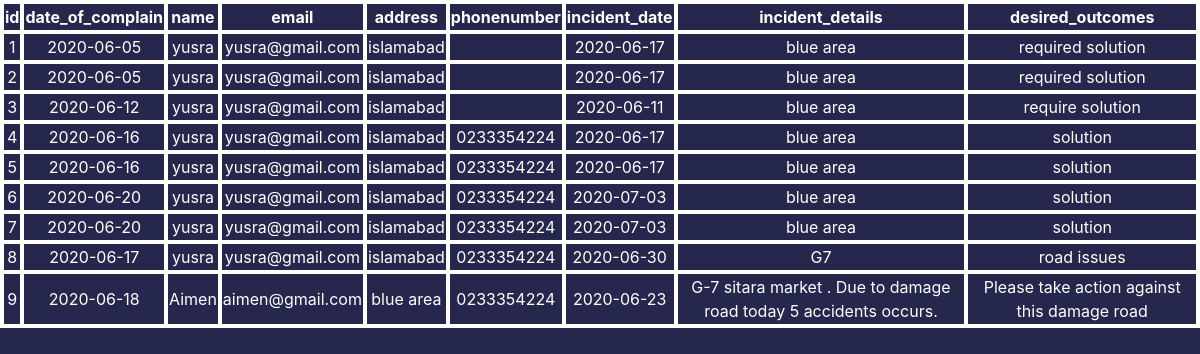
Screenshot of /admin/admin_page1/all_record.php with the database file from the repository.
### tables this page shows
CREATE TABLE `complain_form` (
  `id` int(100) NOT NULL,
  `date_of_complain` varchar(200) NOT NULL,
  `name` varchar(250) NOT NULL,
  `email` varchar(250) NOT NULL,
  `address` varchar(250) NOT NULL,
  `phonenumber` varchar(250) NOT NULL,
  `incident_date` varchar(250) NOT NULL,
  `incident_details` varchar(500) NOT NULL,
  `desired_outcomes` varchar(500) NOT NULL,
  `imageUpload` longtext NOT NULL
);

### admin/admin_page1/all_record.php (the view, shortened to what this page needs)
<!DOCTYPE html>
<html lang="en">
<head>
<link rel="stylesheet" href="https://cdnjs.cloudflare.com/ajax/libs/twitter-bootstrap/4.4.1/css/bootstrap.min.css">
<link rel="stylesheet" href="https://cdnjs.cloudflare.com/ajax/libs/font-awesome/5.11.2/css/all.min.css">
<link rel="stylesheet" href="style.css">
</head>
<body>
<table id="tblData">
<?php
$link = mysqli_connect("localhost", "root", "", "wafa_portal");
$sql = "SELECT * FROM complain_form";
if($result = mysqli_query($link, $sql)){
    if(mysqli_num_rows($result) > 0){
            echo "<tr>";
                echo "<th>id</th>";
                echo "<th>date_of_complain</th>";
                echo "<th>name</th>";
                echo "<th>email</th>";
                echo "<th>address</th>";
                echo "<th>phonenumber</th>";
                echo "<th>incident_date</th>";
                echo "<th>incident_details</th>";
                echo "<th>desired_outcomes</th>";
            echo "</tr>";
        while($row = mysqli_fetch_array($result)){
            echo "<tr>";
                echo "<td>" . $row['id'] . "</td>";
                echo "<td>" . $row['date_of_complain'] . "</td>";
                echo "<td>" . $row['name'] . "</td>";
                echo "<td>" . $row['email'] . "</td>";
                echo "<td>" . $row['address'] . "</td>";
                echo "<td>" . $row['phonenumber'] . "</td>";
                echo "<td>" . $row['incident_date'] . "</td>";
                echo "<td>" . $row['incident_details'] . "</td>";
                echo "<td>" . $row['desired_outcomes'] . "</td>";
            echo "</tr>";
        }
    } else{
        echo "No records matching your query were found.";
    }
} else{
    echo "ERROR: Could not able to execute $sql. " . mysqli_error($link);
}
?>
</table>
</body>
</html>

### admin/admin_page1/all_record.php (style rules this page uses)
body { background-color: #25274d; }
table th,td { border: 4px solid white; color: white; text-align: center; }

### rows the page displays
complain_form: id "1", date_of_complain "2020-06-05", name "yusra", email "yusra@gmail.com", address "islamabad", incident_date "2020-06-17", incident_details "blue area", desired_outcomes "required solution"
complain_form: id "2", date_of_complain "2020-06-05", name "yusra", email "yusra@gmail.com", address "islamabad", incident_date "2020-06-17", incident_details "blue area", desired_outcomes "required solution"
complain_form: id "3", date_of_complain "2020-06-12", name "yusra", email "yusra@gmail.com", address "islamabad", incident_date "2020-06-11", incident_details "blue area", desired_outcomes "require solution"
complain_form: id "4", date_of_complain "2020-06-16", name "yusra", email "yusra@gmail.com", address "islamabad", phonenumber "0233354224", incident_date "2020-06-17", incident_details "blue area", desired_outcomes "solution"
complain_form: id "5", date_of_complain "2020-06-16", name "yusra", email "yusra@gmail.com", address "islamabad", phonenumber "0233354224", incident_date "2020-06-17", incident_details "blue area", desired_outcomes "solution"
complain_form: id "6", date_of_complain "2020-06-20", name "yusra", email "yusra@gmail.com", address "islamabad", phonenumber "0233354224", incident_date "2020-07-03", incident_details "blue area", desired_outcomes "solution"
complain_form: id "7", date_of_complain "2020-06-20", name "yusra", email "yusra@gmail.com", address "islamabad", phonenumber "0233354224", incident_date "2020-07-03", incident_details "blue area", desired_outcomes "solution"
complain_form: id "8", date_of_complain "2020-06-17", name "yusra", email "yusra@gmail.com", address "islamabad", phonenumber "0233354224", incident_date "2020-06-30", incident_details "G7", desired_outcomes "road issues"
complain_form: id "9", date_of_complain "2020-06-18", name "Aimen", email "aimen@gmail.com", address "blue area", phonenumber "0233354224", incident_date "2020-06-23", incident_details "G-7 sitara market . Due to damage road today 5 accidents occurs.", desired_outcomes "Please take action against this damage road"
